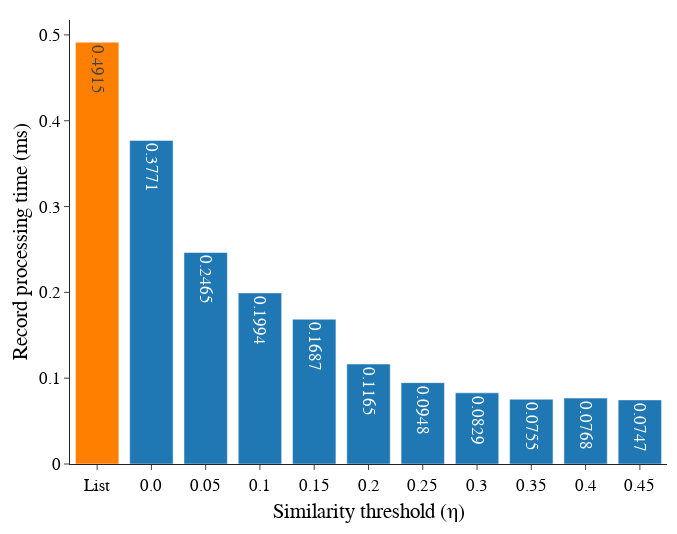

The code cell stored with this chart in its notebook:
### Code cell
avgs = {
    "List": 0.4915,
    "0.0": 0.3771,
    "0.05": 0.2465,
    "0.1": 0.1994,
    "0.15": 0.1687,
    "0.2": 0.1165,
    "0.25": 0.0948,
    "0.3": 0.0829,
    "0.35": 0.0755,
    "0.4": 0.0768,
    "0.45": 0.0747,
}
colors = ["#1f78b4"] * (len(avgs))


colors[0] = "#ff7f00"


x = list(avgs.keys())

y = list(avgs.values())


fig = go.Figure(
    data=[go.Bar(x=x, y=y, text=y, textposition="auto", marker_color=colors)]
)


fig.update_layout(

    template="simple_white",

    width=677,  # 0.45 textwidth

    height=534,
    font=dict(family="Arial", size=17.2, color="black"),

    margin=dict(t=20, r=10, l=70, b=70, autoexpand=False),

    yaxis_title="Record processing time (ms)",
    yaxis_title_standoff=5,

    xaxis_title="Similarity threshold (η)",
    xaxis_title_standoff = 10,

    # yaxis_range=[0, 1.1],

    # xaxis_range=[0, 1],
)

fig.update_annotations(font_size=24)

fig.write_image(f"./images/fig_eval_eta.png",scale=4, width=677, height=534)

fig.show()

### Figure 1 — Plotly figure (JSON) as saved in the notebook; plotly's stock layout.template omitted (floating-point values rounded to 4 significant figures)
{"data": [{"marker": {"color": ["#ff7f00", "#1f78b4", "#1f78b4", "#1f78b4", "#1f78b4", "#1f78b4", "#1f78b4", "#1f78b4", "#1f78b4", "#1f78b4", "#1f78b4"]}, "text": ["0.4915", "0.3771", "0.2465", "0.1994", "0.1687", "0.1165", "0.0948", "0.0829", "0.0755", "0.0768", "0.0747"], "textposition": "auto", "type": "bar", "x": ["List", "0.0", "0.05", "0.1", "0.15", "0.2", "0.25", "0.3", "0.35", "0.4", "0.45"], "y": [0.4915, 0.3771, 0.2465, 0.1994, 0.1687, 0.1165, 0.0948, 0.0829, 0.0755, 0.0768, 0.0747]}], "layout": {"font": {"color": "black", "family": "Arial", "size": 17.2}, "height": 534, "margin": {"autoexpand": false, "b": 70, "l": 70, "r": 10, "t": 20}, "width": 677, "xaxis": {"title": {"standoff": 10, "text": "Similarity threshold (η)"}}, "yaxis": {"title": {"standoff": 5, "text": "Record processing time (ms)"}}}}
